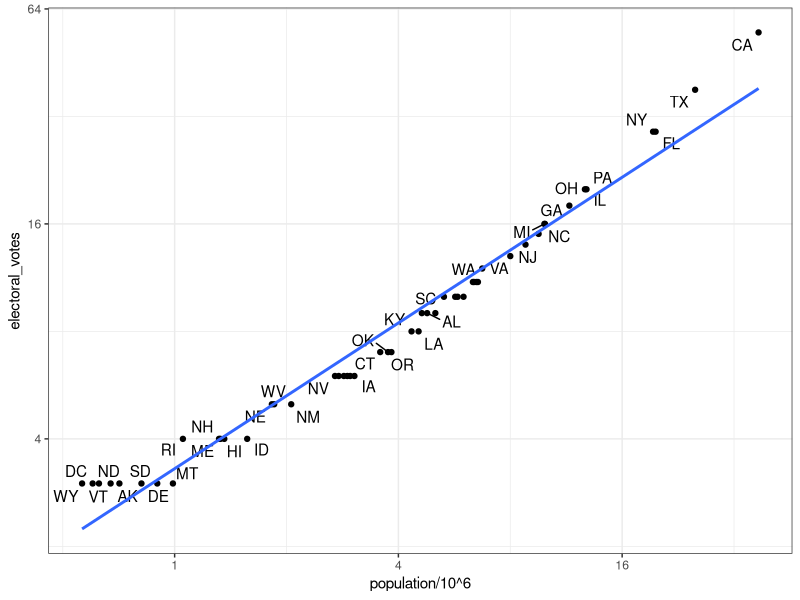

Reproduce this figure in R.
#import US murders data
library(tidyverse)
install.packages("ggrepel")
library(ggrepel)
library(dslabs)
ds_theme_set()
data(murders)
head(murders)

#import US election results data
data(polls_us_election_2016)
head(results_us_election_2016)
identical(results_us_election_2016$state, murders$state)

#join the murders table and US election results table
tab <- left_join(murders, results_us_election_2016, by='state')
head(tab)

#plot votes v pop
tab %>% ggplot (aes(population/10^6, electoral_votes, label=abb))+
  geom_point() +
  geom_text_repel() +
  scale_x_continuous(trans='log2') +
  scale_y_continuous(trans='log2') +
  geom_smooth(method='lm', se=FALSE)

#make 2 smaller tables to demonstrate joins
tab1 <- slice(murders,1:6) %>% select(state, population)
tab1
tab2 <- slice(results_us_election_2016, c(1:3, 5, 7:8)) %>% select(state, electoral_votes)
tab2

#experiment with different joins
left_join(tab1, tab2)
#left_join: Join matching values from y to x.
tab1 %>% left_join(tab2)
#right_join: Join matching values from x to y.
tab1 %>% right_join(tab2)
#inner_join: Jain data, retain only rows with matches.
inner_join(tab1, tab2)
#semi_join: Return rows of x that have a match in y.
#           Useful to see what will be joined.
semi_join(tab1, tab2)
#anti_join: Return rows of x that do NOT have a match in y.
#           Useful to see what will not be joined.
anti_join(tab1, tab2)
#full join: Join data, return all values, all rows
full_join(tab1,tab2)


#Binding functions do not try to match by a variable, but rather just combine data sets
bind_cols(a=1:3, b=4:6)
#Bind can also bind data frames
tab1 <- tab[,1:3]
tab2 <- tab[,4:6]
tab3 <- tab[,7:9]
new_tab <- bind_cols(tab1,tab2,tab3)
head(new_tab)

tab1 <- tab[1:2,]
tab2 <- tab[3:4,]
bind_rows(tab1,tab2)
